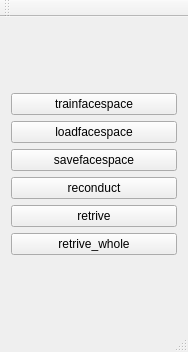
<?xml version="1.0" encoding="UTF-8"?>
<ui version="4.0">
 <class>CV_eigenfaceClass</class>
 <widget class="QMainWindow" name="CV_eigenfaceClass">
  <property name="geometry">
   <rect>
    <x>0</x>
    <y>0</y>
    <width>188</width>
    <height>352</height>
   </rect>
  </property>
  <property name="windowTitle">
   <string>CV_eigenface</string>
  </property>
  <widget class="QWidget" name="centralWidget">
   <layout class="QVBoxLayout" name="verticalLayout_2">
    <item>
     <spacer name="verticalSpacer">
      <property name="orientation">
       <enum>Qt::Vertical</enum>
      </property>
      <property name="sizeHint" stdset="0">
       <size>
        <width>20</width>
        <height>45</height>
       </size>
      </property>
     </spacer>
    </item>
    <item>
     <layout class="QVBoxLayout" name="verticalLayout">
      <item>
       <widget class="QPushButton" name="pushButton_3">
        <property name="text">
         <string>trainfacespace</string>
        </property>
       </widget>
      </item>
      <item>
       <widget class="QPushButton" name="pushButton_2">
        <property name="text">
         <string>loadfacespace</string>
        </property>
       </widget>
      </item>
      <item>
       <widget class="QPushButton" name="pushButton">
        <property name="text">
         <string>savefacespace</string>
        </property>
       </widget>
      </item>
      <item>
       <widget class="QPushButton" name="pushButton_6">
        <property name="text">
         <string>reconduct</string>
        </property>
       </widget>
      </item>
      <item>
       <widget class="QPushButton" name="pushButton_4">
        <property name="text">
         <string>retrive</string>
        </property>
       </widget>
      </item>
      <item>
       <widget class="QPushButton" name="pushButton_5">
        <property name="text">
         <string>retrive_whole</string>
        </property>
       </widget>
      </item>
     </layout>
    </item>
    <item>
     <spacer name="verticalSpacer_2">
      <property name="orientation">
       <enum>Qt::Vertical</enum>
      </property>
      <property name="sizeHint" stdset="0">
       <size>
        <width>20</width>
        <height>44</height>
       </size>
      </property>
     </spacer>
    </item>
   </layout>
  </widget>
  <widget class="QMenuBar" name="menuBar">
   <property name="geometry">
    <rect>
     <x>0</x>
     <y>0</y>
     <width>188</width>
     <height>23</height>
    </rect>
   </property>
  </widget>
  <widget class="QToolBar" name="mainToolBar">
   <attribute name="toolBarArea">
    <enum>TopToolBarArea</enum>
   </attribute>
   <attribute name="toolBarBreak">
    <bool>false</bool>
   </attribute>
  </widget>
  <widget class="QStatusBar" name="statusBar"/>
 </widget>
 <layoutdefault spacing="6" margin="11"/>
 <resources>
  <include location="CV_eigenface.qrc"/>
 </resources>
 <connections/>
</ui>
